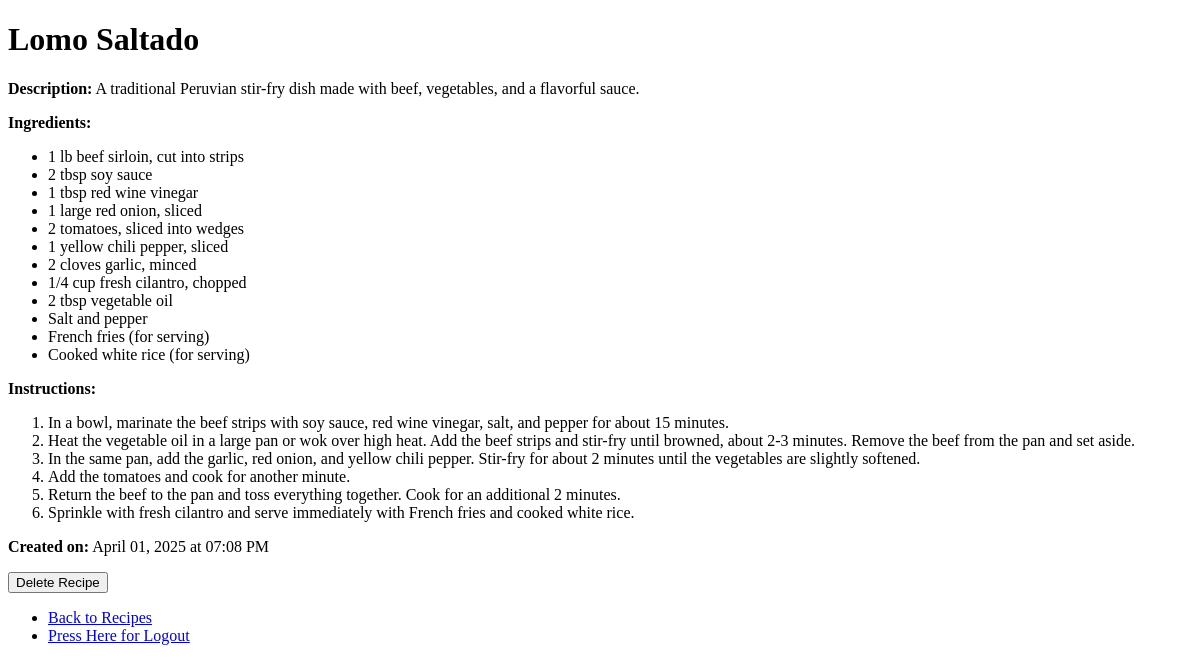
/recipes/3, run on an earlier commit of the app's database.
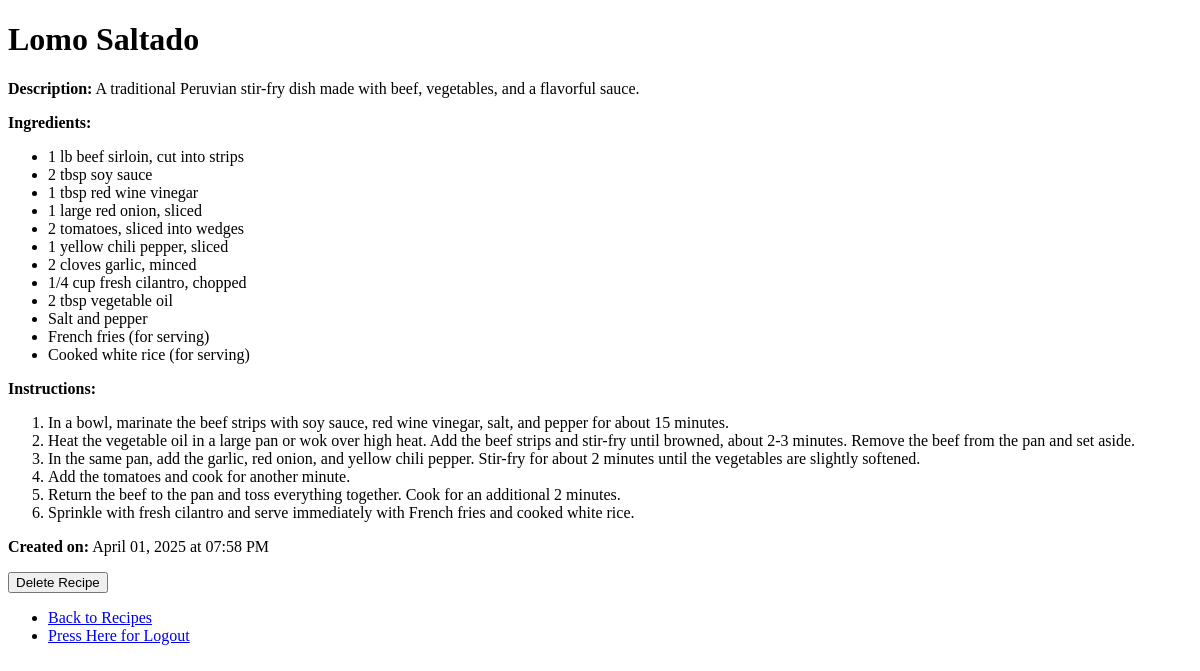
And on a later commit of the database.
### app.py (models this page shows)
class Recipe(db.Model):
    id = db.Column(db.Integer, primary_key=True)
    title = db.Column(db.String(80), nullable=False)
    description = db.Column(db.Text, nullable=False)
    ingredients = db.Column(db.Text, nullable=False)
    instructions = db.Column(db.Text, nullable=False)
    created = db.Column(db.DateTime, default=datetime.utcnow)
    user_id = db.Column(db.Integer, db.ForeignKey('user.id'), nullable=False)

### app.py (the view)
@app.route('/recipes/<int:id>')
def recipe_details(id):
    recipe = Recipe.query.get_or_404(id)
    return render_template('recipe_details.html', recipe=recipe)

### templates/recipe_details.html (shortened to what this page needs)
<!DOCTYPE html>
<html lang="en">
<head>
</head>
<body>
    <h1>{{ recipe.title }}</h1>
    <p><strong>Description:</strong> {{ recipe.description }}</p>
    <p><strong>Ingredients:</strong></p>
    <ul>
        {% for ingredient in recipe.ingredients.split('\n') %}
        <li>{{ ingredient }}</li>
        {% endfor %}
    </ul>
    <p><strong>Instructions:</strong></p>
    <ol>
        {% for instruction in recipe.instructions.split('\n') %}
        <li>{{ instruction }}</li>
        {% endfor %}
    </ol>
    <p><strong>Created on:</strong> {{ recipe.created.strftime('%B %d, %Y at %I:%M %p') }}</p>
    <form action="{{ url_for('delete_recipe', id=recipe.id) }}" method="POST" style="display:inline;">
        <button type="submit">Delete Recipe</button>
    <nav>
        <ul>
            <li><a href="{{ url_for('show_recipes') }}">Back to Recipes</a></li>
            <li><a href="{{ url_for('logout') }}">Press Here for Logout</a></li>
        </ul>
    </nav>
</body>
</body>
</html>

What changed in the data, as far as the page shows it:
changed Recipe "Lomo Saltado": created "April 01, 2025 at 07:08 PM" → "April 01, 2025 at 07:58 PM"
